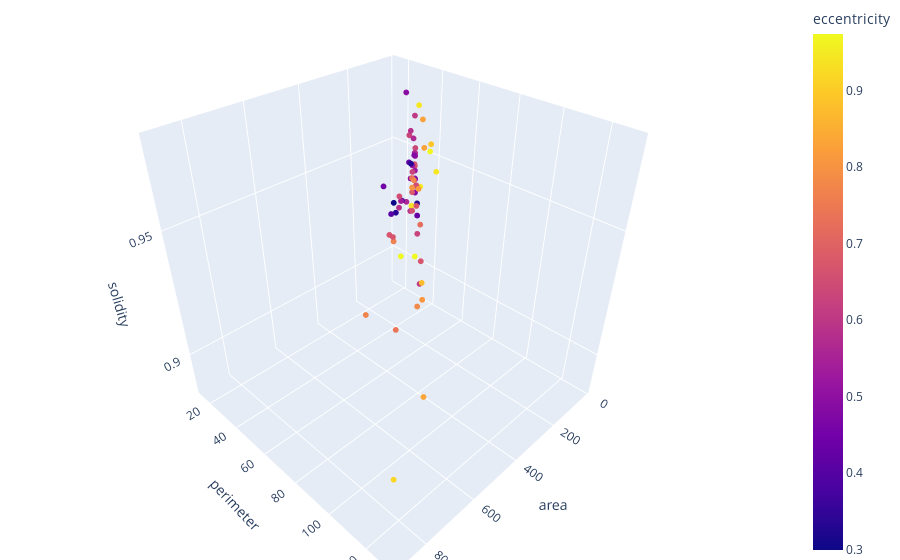

Here is the notebook cell this chart was saved with:
### Code cell
fig = px.scatter_3d(df, 
                    x="area", 
                    y="perimeter", 
                    z="solidity",
                    color="eccentricity") 
fig.update_traces(marker_size = 2)  # Make dots smaller
fig.update_layout(margin=dict(l=0, r=0, b=0, t=0)) # Reduce figure margins
fig.show()
